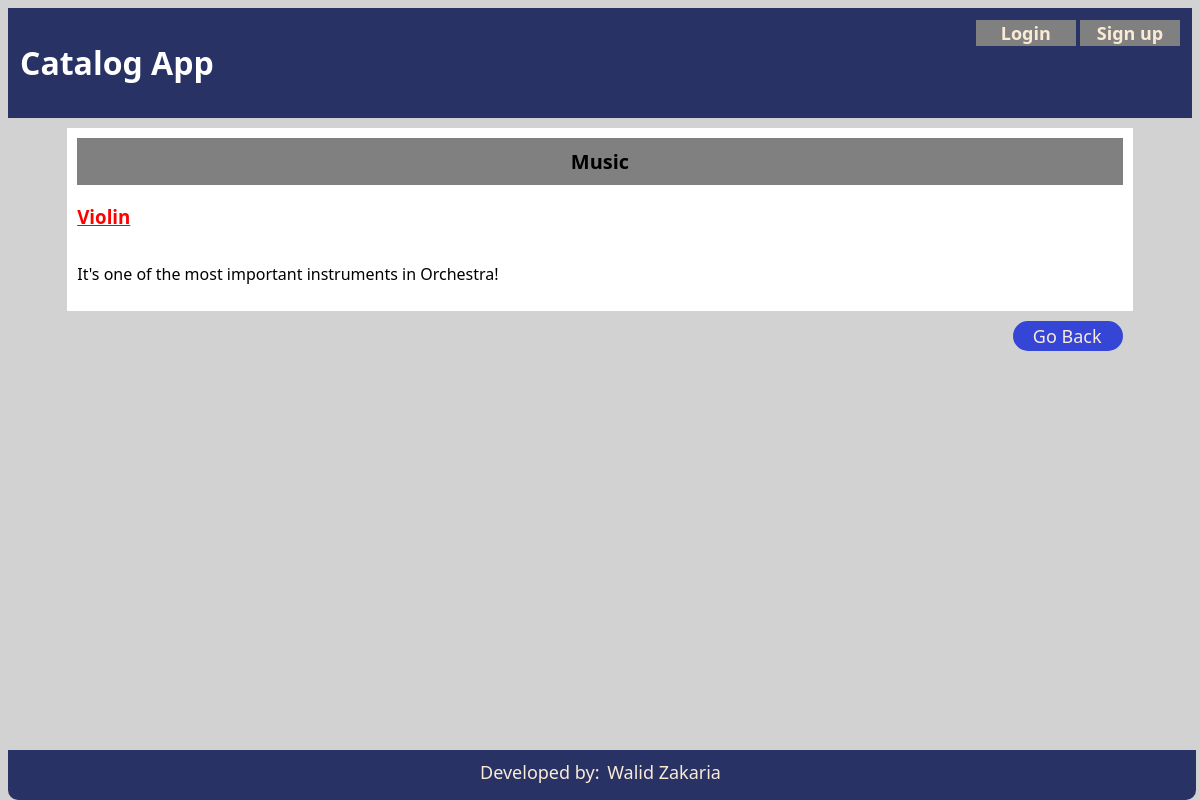
The app's page /catalog/Music/Violin with its own data.
### app/models.py (models this page shows, shortened)
class Category(db.Model):
    __tablename__ = 'category'
    id = db.Column(db.Integer, primary_key=True)
    name = db.Column(db.String(50), nullable=False)

class Item(db.Model):
    __tablename__ = 'item'
    id = db.Column(db.Integer, primary_key=True)
    name = db.Column(db.String(50), nullable=False)
    description = db.Column(db.String(300))
    category_id = db.Column(db.Integer, ForeignKey('category.id'))
    category = relationship(Category)

### app/views.py (the view)
@app.route('/catalog/<string:category_name>/<string:item_name>')
def show_item(category_name, item_name):
    category_id = category_store.get_id_by_name(category_name)
    item = item_store.get_item_by_name_and_category(category_id.id, item_name)
    if current_user.is_authenticated:
        logged_name = current_user.username
    else:
        logged_name = ''
    return render_template('item.html', item=item, category=category_name, current_user=logged_name)

### app/stores.py (called while the page is built)
    def get_id_by_name(self, category_name):
        result = self.data_provider.query.filter_by(name=category_name).first()
        return result

    def get_item_by_name_and_category(self, category_id, item_name):
        result = self.data_provider.query.filter_by(category_id=category_id, name=item_name).first()
        return result

### app/templates/item.html (shortened to what this page needs)
<!DOCTYPE html>
<html lang="en">
<head>
    <link href="../../static/css/style.css" rel="stylesheet">
</head>
<body>
    <header>
        <h1>Catalog App</h1>
        <div id="login">
            {% if current_user != '' %}
                <button id="btn-logout" onclick="location.href='/logout';">Log Out</button>
                <h3>Welcome {{ current_user }}</h3>
            {% else %}
                <button id="btn-login" onclick="location.href='/login';">Login</button>
                <button id="btn-signup" onclick="location.href='/signup';">Sign up</button>
            {% endif %}
        </div>
    </header>
    <main>
        <div id="items">
            <div class="items-list">
                <div class="category-header">{{ category }}</div>
            </div>
            <div class="items-list">
                <h3>{{ item.name }}</h3>
                <p id="item-description">{{ item.description }}</p>
            </div>
        </div>
        <a id="link-back" href="/">Go Back</a>
    </main>
    <footer>
        <p id="my-signature">Developed by: <a id="my-mail" href="mailto:walidpiano@yahoo.com">Walid Zakaria</a></p>
    </footer>
    </body>
</html>

### app/static/css/style.css (style rules this page uses)
* { font-family: 'Segoe UI', Tahoma, Geneva, Verdana, sans-serif; box-sizing: border-box; }
header { background: rgb(40,50,100); padding: 12px; margin: 0 0 10px 0; }
h1 { color: white; display: inline-block; }
#login { float: right; margin: 0 auto; }
#btn-login, #btn-signup { font-size: 16px; background: gray; color: antiquewhite; border: none; width: 100px; font-weight: bold; font-size: 18px; }
body { background: rgb(210,210,210); position: relative; }
main { background: white; max-width: 90%; margin: 0 auto; height: 100%; padding: 10px; }
.items-list { display: flex; flex-wrap: wrap; }
a { display: flex; width: 50%; text-decoration-line: none; color: orangered; font-size: 18px; }
footer { background: rgb(40,50,100); margin: 0 auto; border-radius:0 0 10px 10px; position: fixed; bottom: 0; width: 99%; z-index: 1; height: 50px; text-align: center; padding: 10px; }
#my-signature, #my-mail { color: antiquewhite; display: inline; font-size: 18px; margin: 20px 3px; }
.category-header { width: 100%; font-weight: bold; font-size: 20px; background: grey; margin: 0; padding: 10px 5px; text-align: center; }
h3 { color: red; text-decoration-line: underline; display: block; width: 100%; }
#item-description { display: inline-block; width: 100%; }
#link-back { background: rgb(53, 69, 214); color: antiquewhite; padding: 3px 20px; border-radius: 15px; float: right; margin-top: 20px; width: 110px; }

### records on screen
Category: name "Music"
Item: name "Violin", description "It's one of the most important instruments in Orchestra!"
